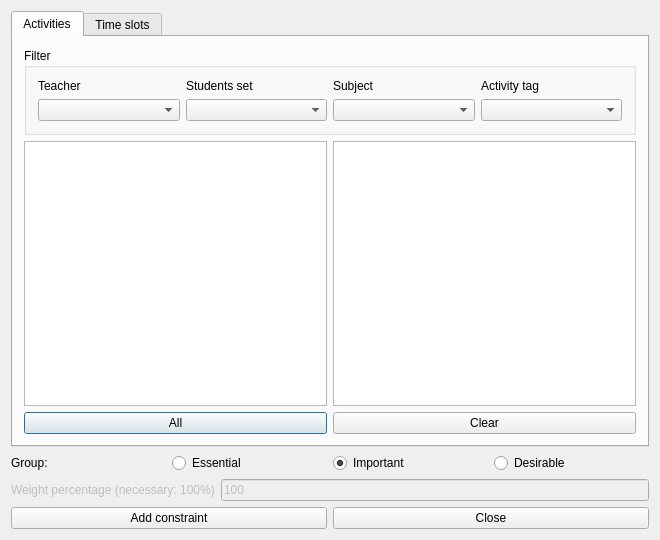
<?xml version="1.0" encoding="UTF-8"?>
<ui version="4.0">
 <class>AddConstraintActivitiesOccupyMaxTimeSlotsFromSelectionForm_template</class>
 <widget class="QDialog" name="AddConstraintActivitiesOccupyMaxTimeSlotsFromSelectionForm_template">
  <property name="geometry">
   <rect>
    <x>0</x>
    <y>0</y>
    <width>660</width>
    <height>540</height>
   </rect>
  </property>
  <property name="windowTitle">
   <string extracomment="This is the title of the dialog to add a new constraint of this type">Add activities occupy max time slots from selection</string>
  </property>
  <layout class="QGridLayout" name="gridLayout_4">
   <item row="0" column="0">
    <widget class="QTabWidget" name="tabWidget">
     <property name="currentIndex">
      <number>0</number>
     </property>
     <widget class="QWidget" name="tab">
      <attribute name="title">
       <string>Activities</string>
      </attribute>
      <layout class="QGridLayout" name="gridLayout_5">
       <item row="0" column="0">
        <widget class="QGroupBox" name="filterGroupBox">
         <property name="title">
          <string>Filter</string>
         </property>
         <layout class="QGridLayout" name="gridLayout_3">
          <item row="0" column="0">
           <widget class="QLabel" name="teachersTextLabel">
            <property name="text">
             <string>Teacher</string>
            </property>
            <property name="wordWrap">
             <bool>false</bool>
            </property>
           </widget>
          </item>
          <item row="0" column="1">
           <widget class="QLabel" name="studentsTextLabel">
            <property name="text">
             <string>Students set</string>
            </property>
            <property name="wordWrap">
             <bool>false</bool>
            </property>
           </widget>
          </item>
          <item row="0" column="2">
           <widget class="QLabel" name="subjectsTextLabel">
            <property name="text">
             <string>Subject</string>
            </property>
            <property name="wordWrap">
             <bool>false</bool>
            </property>
           </widget>
          </item>
          <item row="0" column="3">
           <widget class="QLabel" name="activityTagsTextLabel">
            <property name="text">
             <string>Activity tag</string>
            </property>
            <property name="wordWrap">
             <bool>false</bool>
            </property>
           </widget>
          </item>
          <item row="1" column="0">
           <widget class="QComboBox" name="teachersComboBox"/>
          </item>
          <item row="1" column="1">
           <widget class="QComboBox" name="studentsComboBox"/>
          </item>
          <item row="1" column="2">
           <widget class="QComboBox" name="subjectsComboBox"/>
          </item>
          <item row="1" column="3">
           <widget class="QComboBox" name="activityTagsComboBox"/>
          </item>
         </layout>
        </widget>
       </item>
       <item row="1" column="0">
        <layout class="QHBoxLayout" name="horizontalLayout_3">
         <item>
          <layout class="QVBoxLayout" name="verticalLayout_2">
           <item>
            <widget class="QListWidget" name="allActivitiesListWidget"/>
           </item>
           <item>
            <widget class="QPushButton" name="addAllActivitiesPushButton">
             <property name="text">
              <string comment="Text on a button. It refers to adding all activities from the list above this button into the current constraint">All</string>
             </property>
            </widget>
           </item>
          </layout>
         </item>
         <item>
          <layout class="QVBoxLayout" name="verticalLayout">
           <item>
            <widget class="QListWidget" name="selectedActivitiesListWidget"/>
           </item>
           <item>
            <widget class="QPushButton" name="clearPushButton">
             <property name="text">
              <string>Clear</string>
             </property>
            </widget>
           </item>
          </layout>
         </item>
        </layout>
       </item>
      </layout>
     </widget>
     <widget class="QWidget" name="tab_2">
      <attribute name="title">
       <string>Time slots</string>
      </attribute>
      <layout class="QGridLayout" name="gridLayout_6">
       <item row="0" column="0">
        <widget class="QTableWidget" name="selectedTimesTable"/>
       </item>
       <item row="1" column="0">
        <layout class="QHBoxLayout" name="horizontalLayout_2">
         <item>
          <layout class="QGridLayout" name="gridLayout">
           <item row="0" column="0" colspan="2">
            <widget class="QLabel" name="label">
             <property name="text">
              <string extracomment="This is an explanation in a dialog for a constraint. It says that symbol X means that this slot is not allowed, and an empty cell means that the slot is allowed">X=selected, empty=not selected</string>
             </property>
            </widget>
           </item>
           <item row="1" column="0">
            <widget class="QPushButton" name="setAllSelectedPushButton">
             <property name="text">
              <string comment="It refers to time slots">Select all</string>
             </property>
            </widget>
           </item>
           <item row="1" column="1">
            <widget class="QPushButton" name="setAllUnselectedPushButton">
             <property name="text">
              <string comment="It refers to time slots">Unselect all</string>
             </property>
            </widget>
           </item>
          </layout>
         </item>
         <item>
          <spacer name="horizontalSpacer">
           <property name="orientation">
            <enum>Qt::Horizontal</enum>
           </property>
           <property name="sizeHint" stdset="0">
            <size>
             <width>40</width>
             <height>20</height>
            </size>
           </property>
          </spacer>
         </item>
         <item>
          <widget class="QGroupBox" name="maxOccupiedGroupBox">
           <property name="title">
            <string comment="It refers to the max number of occupied time slots">Max occupied</string>
           </property>
           <layout class="QGridLayout" name="gridLayout_2">
            <item row="0" column="0">
             <widget class="QSpinBox" name="maxOccupiedSpinBox"/>
            </item>
           </layout>
          </widget>
         </item>
        </layout>
       </item>
      </layout>
     </widget>
    </widget>
   </item>
   <item row="1" column="0">
    <layout class="QHBoxLayout" name="horizontalLayout_4">
     <item>
      <widget class="QLabel" name="groupTextLabel">
       <property name="text">
        <string>Group:</string>
       </property>
      </widget>
     </item>
     <item>
      <widget class="QRadioButton" name="essentialRadioButton">
       <property name="text">
        <string>Essential</string>
       </property>
      </widget>
     </item>
     <item>
      <widget class="QRadioButton" name="importantRadioButton">
       <property name="text">
        <string>Important</string>
       </property>
       <property name="checked">
        <bool>true</bool>
       </property>
      </widget>
     </item>
     <item>
      <widget class="QRadioButton" name="desirableRadioButton">
       <property name="text">
        <string>Desirable</string>
       </property>
      </widget>
     </item>
    </layout>
   </item>
   <item row="2" column="0">
    <layout class="QHBoxLayout" name="weightBoxLayout">
     <item>
      <widget class="QLabel" name="weightTextLabel">
       <property name="enabled">
        <bool>false</bool>
       </property>
       <property name="frameShape">
        <enum>QFrame::NoFrame</enum>
       </property>
       <property name="frameShadow">
        <enum>QFrame::Plain</enum>
       </property>
       <property name="text">
        <string>Weight percentage (necessary: 100%)</string>
       </property>
       <property name="wordWrap">
        <bool>false</bool>
       </property>
      </widget>
     </item>
     <item>
      <widget class="QLineEdit" name="weightLineEdit">
       <property name="enabled">
        <bool>false</bool>
       </property>
       <property name="text">
        <string notr="true">100</string>
       </property>
      </widget>
     </item>
    </layout>
   </item>
   <item row="3" column="0">
    <layout class="QHBoxLayout" name="horizontalLayout">
     <item>
      <widget class="QPushButton" name="addConstraintPushButton">
       <property name="text">
        <string>Add constraint</string>
       </property>
      </widget>
     </item>
     <item>
      <widget class="QPushButton" name="closePushButton">
       <property name="text">
        <string>Close</string>
       </property>
      </widget>
     </item>
    </layout>
   </item>
  </layout>
 </widget>
 <layoutdefault spacing="6" margin="11"/>
 <resources/>
 <connections/>
</ui>
